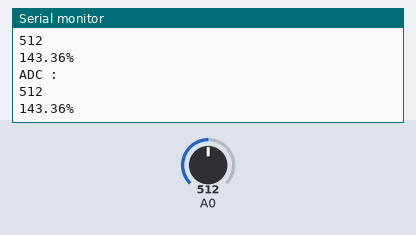
The sketch below on a simulated Arduino Uno, built with avr-gcc and run on an emulated ATmega328P. Parts: the last lines printed to the serial monitor. The inputs (shaded band) are chosen by the test bench; at power-on: A0 = 512.

Above: at 1.2 s.
1.3 s: A0 set to 716
At 1.72 s:
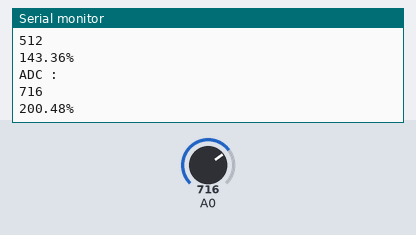
2.8 s: A0 set to 900
At 3.22 s:
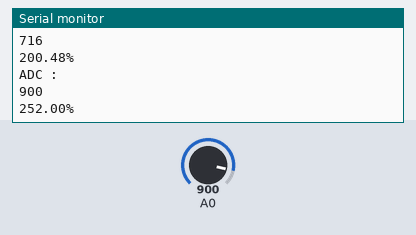
Timing chart, 0 to 5.8 s (numbered marks = the images above; inputs shaded):
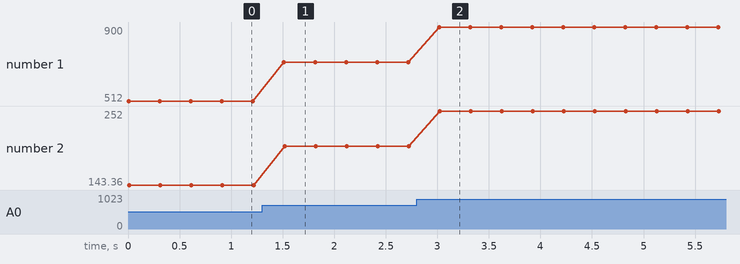

The sketch:

KE25_Oxygen_Sensor_Arduino_Code.ino
```cpp
void setup()
{
  Serial.begin(9600);
pinMode(A0, INPUT);
}
void loop()
{
  int oxygensensor = analogRead(A0);

  Serial.println("ADC : ");
  Serial.println(oxygensensor);
  float Oxygen_Sensor = oxygensensor * 0.28;
  Serial.print(Oxygen_Sensor);
  Serial.println("%");
  delay(300);
}
```

Measured:
- after the input at 1.3 s, the serial monitor: prints a new line after 0.21 s (image 1)
- after the input at 2.8 s, the serial monitor: prints a new line after 0.22 s (image 2)
- plotted number 1: 512 → 716 after the input at 1.3 s, 716 → 900 after the input at 2.8 s
- plotted number 2: 143.36 → 200.48 after the input at 1.3 s, 200.48 → 252 after the input at 2.8 s
